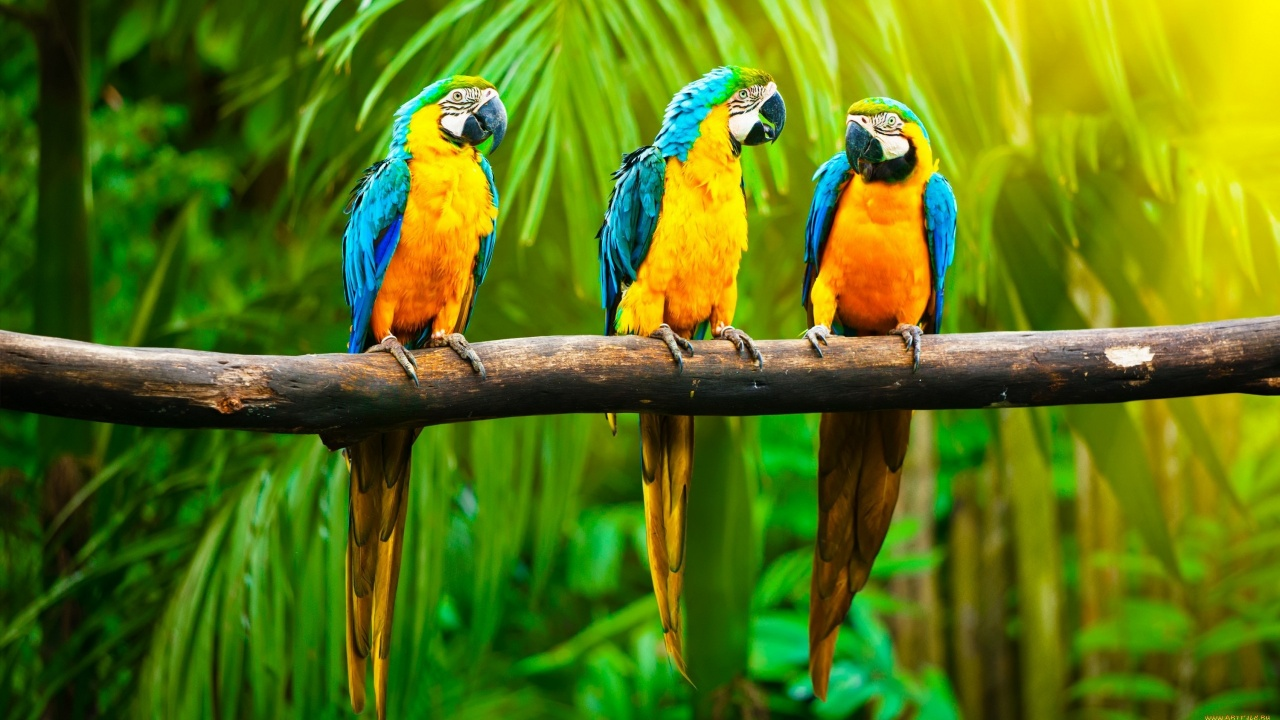
#> input picture parrots.jpg, 1280 x 720 px
$ python ReadImage.py
#> lines starting #> are read from the running program, lines starting #| are printed output that depends on the picture
import cv2 as cv
import numpy as np

image = cv.imread('parrots.jpg',0); #Load an Color Image as Gray Image
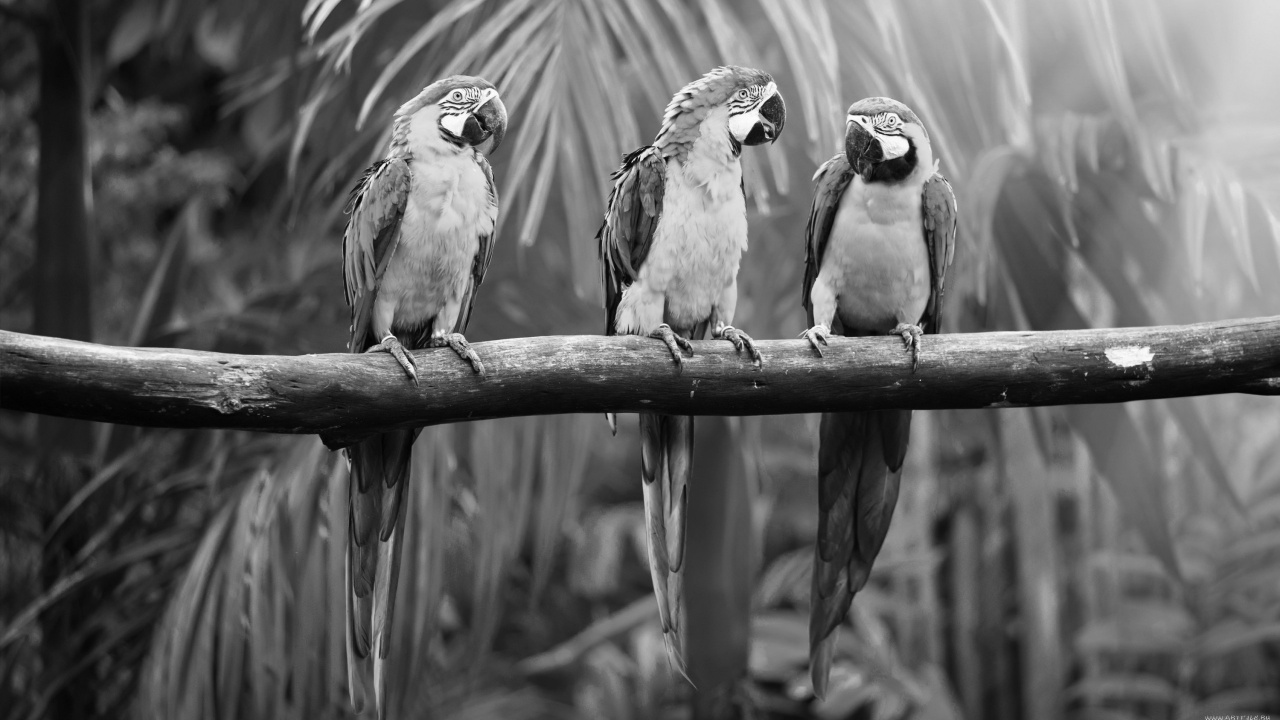
#> image: shape (720, 1280); min 1, max 255, mean 98.7
print(image); #Print None if the image path is Incorrect
#> (printed output is left out)
cv.namedWindow('Parrot', cv.WINDOW_NORMAL); #Resize window to show image
cv.imshow('Parrot',image); #Show Image
cv.waitKey(0); #Wait for any keyboard Action
cv.imwrite('parrotgray.jpeg',image); #Write the image
cv.destroyAllWindows(); #Destroys all the windows we created
